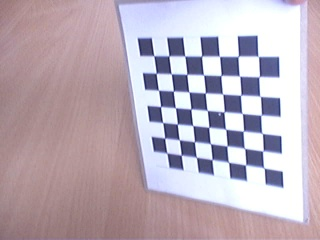
#> input picture CVBVP-Daten/OpenCV-09/Img09c01.jpg, 320 x 240 px, found by its file name
$ python prog09_02.py
#> lines starting #> are read from the running program, lines starting #| are printed output that depends on the picture; after the words box and inside, x2 and y2 are one past the last pixel; in counts of white or black regions, pixels touching at a corner belong together; long printed decimals are rounded
#!/usr/bin/env python

import cv2
import numpy as np
import os
import glob

# Defining the dimensions of checkerboard
CHECKERBOARD = (7, 7)
criteria = (cv2.TERM_CRITERIA_EPS + cv2.TERM_CRITERIA_MAX_ITER, 30, 0.001)

# Creating vector to store vectors of 3D points for each checkerboard image
objpoints = []
# Creating vector to store vectors of 2D points for each checkerboard image
imgpoints = []

img = cv2.imread("CVBVP-Daten/OpenCV-09/Img09c01.jpg")
#> img is the input picture: shape (240, 320, 3); mean B, G, R 184.6, 173.4, 187
gray = cv2.cvtColor(img, cv2.COLOR_BGR2GRAY)
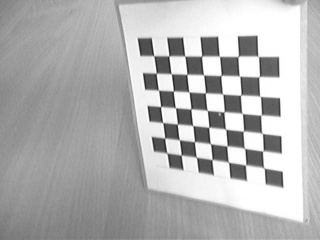
#> gray: shape (240, 320); min 31, max 255, mean 178.8
# Defining the world coordinates for 3D points
objp = np.zeros((1, CHECKERBOARD[0] * CHECKERBOARD[1], 3), np.float32)
objp[0, :, :2] = np.mgrid[0 : CHECKERBOARD[0], 0 : CHECKERBOARD[1]].T.reshape(-1, 2)
prev_img_shape = None

# Extracting path of individual image stored in a given directory
images = glob.glob("CVBVP-Daten/OpenCV-09/Img09c*.jpg")
for fname in images:
    img = cv2.imread(fname)
    gray = cv2.cvtColor(img, cv2.COLOR_BGR2GRAY)
    # Find the chess board corners
    # If desired number of corners are found in the image then ret = true
    ret, corners = cv2.findChessboardCorners(
        gray,
        CHECKERBOARD,
        cv2.CALIB_CB_ADAPTIVE_THRESH
        + cv2.CALIB_CB_FAST_CHECK
        + cv2.CALIB_CB_NORMALIZE_IMAGE,
    )
#> ret = True; corners = 49 rows, first 8: [166.9, 153.1], [164.6, 138.1], [162.7, 122.6], [160.5, 106.5], [158.5, 90.24], [156.2, 73.39], [153.8, 55.77], [181.2, 155.2]

    """
    If desired number of corner are detected,
    we refine the pixel coordinates and display
    them on the images of checker board
    """
    if ret == True:
        objpoints.append(objp)
        # refining pixel coordinates for given 2d points.
        corners2 = cv2.cornerSubPix(gray, corners, (11, 11), (-1, -1), criteria)
#> corners2 = 49 rows, first 8: [166.8, 152.8], [161.6, 137.8], [162.6, 122.4], [160.5, 106.5], [158.5, 90.09], [156.2, 73.22], [153.7, 55.65], [181.2, 155.2]

        imgpoints.append(corners2)

        # Draw and display the corners
        img = cv2.drawChessboardCorners(img, CHECKERBOARD, corners2, ret)
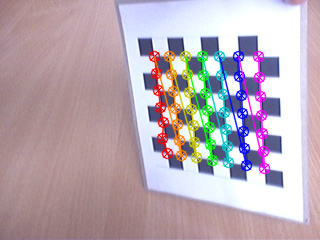
#> img: shape (240, 320, 3); 9.84% of pixels changed, all inside (x1, y1, x2, y2) = (148, 50, 271, 175)
#> pass 2 of the loop `for fname in images:`:
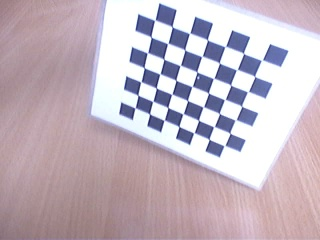
#> input picture CVBVP-Daten/OpenCV-09/Img09c02.jpg, 320 x 240 px
#> img is the input picture: shape (240, 320, 3); mean B, G, R 191.3, 181.1, 195
#> `gray = cv2.cvtColor(img, cv2.COLOR_BGR2GRAY)`:
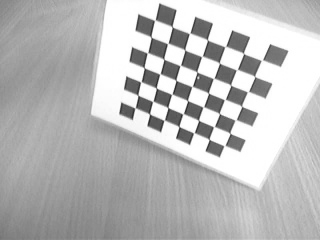
#> gray: shape (240, 320); min 35, max 255, mean 186.4
#> corners = 49 rows, first 8: [154.7, 20.22], [172.3, 26.75], [189.5, 33.43], [207.5, 39.93], [225, 46.66], [243.6, 53.44], [261.6, 60.32], [151.2, 37.13]
#> corners2 = 49 rows, first 8: [154.7, 20.13], [172.2, 26.71], [189.6, 33.29], [207.4, 39.77], [225.3, 46.51], [243.5, 53.34], [261.7, 60.18], [151.1, 36.98]
#> `img = cv2.drawChessboardCorners(img, CHECKERBOARD, corners2, ret)`:
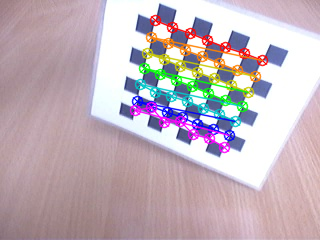
#> img: shape (240, 320, 3); 9.27% of pixels changed, all inside (x1, y1, x2, y2) = (129, 14, 269, 154)
#> pass 3 of the loop `for fname in images:`:
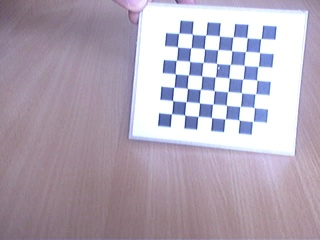
#> input picture CVBVP-Daten/OpenCV-09/Img09c03.jpg, 320 x 240 px
#> img is the input picture: shape (240, 320, 3); mean B, G, R 182, 166.8, 177.5
#> `gray = cv2.cvtColor(img, cv2.COLOR_BGR2GRAY)`:
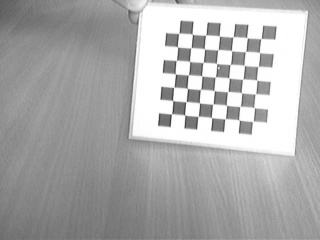
#> gray: shape (240, 320); min 61, max 255, mean 171.7
#> corners = 49 rows, first 8: [178.8, 33.16], [191.9, 33.87], [205.8, 35], [219.1, 35.93], [232.7, 37.2], [247.4, 38.01], [260.8, 38.83], [177.5, 47.07]
#> corners2 = 49 rows, first 8: [178.7, 33.27], [192.2, 34.15], [205.6, 35.11], [219.4, 35.89], [233, 36.83], [246.9, 37.63], [260.9, 38.58], [177.5, 46.76]
#> `img = cv2.drawChessboardCorners(img, CHECKERBOARD, corners2, ret)`:
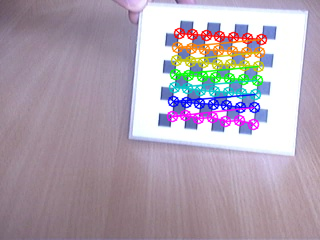
#> img: shape (240, 320, 3); 8.49% of pixels changed, all inside (x1, y1, x2, y2) = (166, 27, 268, 131)

    # cv2.imshow("img", img)
    # cv2.waitKey(0)

cv2.destroyAllWindows()

# h, w = img.shape[:2]

"""
Performing camera calibration by
passing the value of known 3D points (objpoints)
and corresponding pixel coordinates of the
detected corners (imgpoints)
"""
ret, mtx, dist, rvecs, tvecs = cv2.calibrateCamera(
    objpoints, imgpoints, gray.shape[::-1], None, None
)
#> ret = 1.24; mtx = [[407.9, 0, 133.7], [0, 420.4, 133], [0, 0, 1]]; dist = [[0.941, -9.33, 0.0164, -0.0268, 34.97]]; rvecs = ([-0.123, 0.831, -1.52], [0.669, 0.29, 0.309], [-0.0341, 0.17, 0.1]); tvecs = ([2.09, 1.18, 25.74], [1.18, -5.91, 22.36], [3.48, -7.34, 31.37])

print("Camera matrix : \n")
print(mtx)
#| [[407.874   0.         133.733]
#|  [  0.         420.353 132.952]
#|  [  0.           0.           1.        ]]
print("dist : \n")
print(dist)
#| [[ 9.41446090e-01 -9.32585724e+00  1.63714015e-02 -2.67919055e-02
#|    3.49704887e+01]]
print("rvecs : \n")
print(rvecs)
#| (array([[-0.123],
#|        [ 0.8307],
#|        [-1.521]]), array([[0.6686],
#|        [0.29],
#|        [0.3093]]), array([[-0.03414],
#|        [ 0.1703],
#|        [ 0.1005]]))
print("tvecs : \n")
print(tvecs)
#| (array([[ 2.086],
#|        [ 1.179 ],
#|        [25.740]]), array([[ 1.180],
#|        [-5.907],
#|        [22.357]]), array([[ 3.483],
#|        [-7.344],
#|        [31.371]]))

img = cv2.imread("CVBVP-Daten/OpenCV-09/Img09c01.jpg")
cv2.imshow("uncalirated", img)
h, w = img.shape[:2]
#> h = 240; w = 320

newcameramtx, roi = cv2.getOptimalNewCameraMatrix(mtx, dist, (w, h), 1, (w, h))
#> newcameramtx = [[428.9, 0, 132.8], [0, 431, 134.4], [0, 0, 1]]; roi = (4, 24, 286, 204)

# undistort
dst = cv2.undistort(img, mtx, dist, None, newcameramtx)
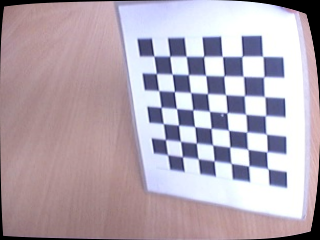
#> dst: shape (240, 320, 3); mean B, G, R 178.5, 167.3, 179.9
# crop the image
x, y, w, h = roi
#> x = 4; y = 24; w = 286; h = 204
dst = dst[y : y + h, x : x + w]
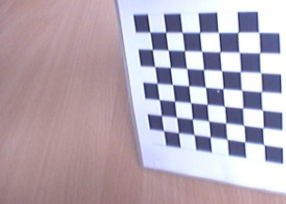
#> dst: shape (204, 286, 3); mean B, G, R 179.9, 167.9, 180.3
cv2.imshow("calibresult.png", dst)
cv2.waitKey(0)
